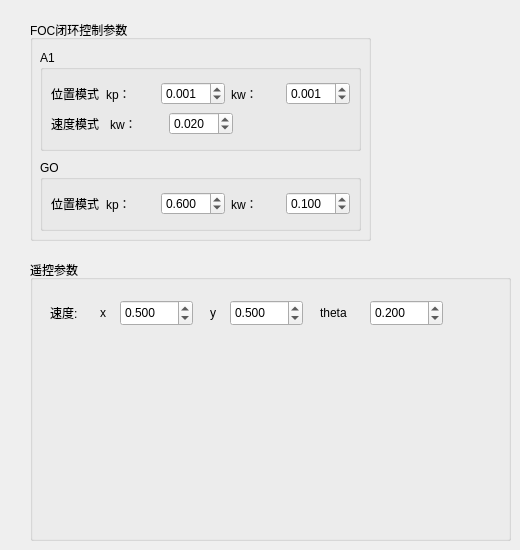
     <widget class="QWidget" name="tab_4">
      <attribute name="title">
       <string>底盘控制</string>
      </attribute>
      <widget class="QGroupBox" name="groupBox_13">
       <property name="geometry">
        <rect>
         <x>30</x>
         <y>20</y>
         <width>341</width>
         <height>221</height>
        </rect>
       </property>
       <property name="title">
        <string>FOC闭环控制参数</string>
       </property>
       <widget class="QGroupBox" name="groupBox_14">
        <property name="geometry">
         <rect>
          <x>10</x>
          <y>30</y>
          <width>321</width>
          <height>101</height>
         </rect>
        </property>
        <property name="title">
         <string>A1</string>
        </property>
        <widget class="QWidget" name="">
         <property name="geometry">
          <rect>
           <x>11</x>
           <y>30</y>
           <width>299</width>
           <height>28</height>
          </rect>
         </property>
         <layout class="QHBoxLayout" name="horizontalLayout_7">
          <item>
           <widget class="QLabel" name="label_3">
            <property name="text">
             <string>位置模式</string>
            </property>
           </widget>
          </item>
          <item>
           <widget class="QLabel" name="label">
            <property name="text">
             <string>kp：</string>
            </property>
           </widget>
          </item>
          <item>
           <widget class="QDoubleSpinBox" name="a1PosKp">
            <property name="decimals">
             <number>3</number>
            </property>
            <property name="maximum">
             <double>10.000000000000000</double>
            </property>
            <property name="singleStep">
             <double>0.001000000000000</double>
            </property>
            <property name="value">
             <double>0.001000000000000</double>
            </property>
           </widget>
          </item>
          <item>
           <widget class="QLabel" name="label_2">
            <property name="text">
             <string>kw：</string>
            </property>
           </widget>
          </item>
          <item>
           <widget class="QDoubleSpinBox" name="a1PosKw">
            <property name="decimals">
             <number>3</number>
            </property>
            <property name="maximum">
             <double>10.000000000000000</double>
            </property>
            <property name="singleStep">
             <double>0.001000000000000</double>
            </property>
            <property name="value">
             <double>0.001000000000000</double>
            </property>
           </widget>
          </item>
         </layout>
        </widget>
        <widget class="QWidget" name="">
         <property name="geometry">
          <rect>
           <x>11</x>
           <y>60</y>
           <width>182</width>
           <height>28</height>
          </rect>
         </property>
         <layout class="QHBoxLayout" name="horizontalLayout_8">
          <item>
           <widget class="QLabel" name="label_4">
            <property name="text">
             <string>速度模式</string>
            </property>
           </widget>
          </item>
          <item>
           <widget class="QLabel" name="label_6">
            <property name="text">
             <string>kw：</string>
            </property>
           </widget>
          </item>
          <item>
           <widget class="QDoubleSpinBox" name="a1VelKw">
            <property name="decimals">
             <number>3</number>
            </property>
            <property name="maximum">
             <double>10.000000000000000</double>
            </property>
            <property name="singleStep">
             <double>0.010000000000000</double>
            </property>
            <property name="value">
             <double>0.020000000000000</double>
            </property>
           </widget>
          </item>
         </layout>
        </widget>
       </widget>
       <widget class="QGroupBox" name="groupBox_15">
        <property name="geometry">
         <rect>
          <x>10</x>
          <y>140</y>
          <width>321</width>
          <height>71</height>
         </rect>
        </property>
        <property name="title">
         <string>GO</string>
        </property>
        <widget class="QWidget" name="">
         <property name="geometry">
          <rect>
           <x>11</x>
           <y>30</y>
           <width>299</width>
           <height>28</height>
          </rect>
         </property>
         <layout class="QHBoxLayout" name="horizontalLayout_9">
          <item>
           <widget class="QLabel" name="label_16">
            <property name="text">
             <string>位置模式</string>
            </property>
           </widget>
          </item>
          <item>
           <widget class="QLabel" name="label_17">
            <property name="text">
             <string>kp：</string>
            </property>
           </widget>
          </item>
          <item>
           <widget class="QDoubleSpinBox" name="goPosKp">
            <property name="decimals">
             <number>3</number>
            </property>
            <property name="maximum">
             <double>10.000000000000000</double>
            </property>
            <property name="singleStep">
             <double>0.010000000000000</double>
            </property>
            <property name="value">
             <double>0.600000000000000</double>
            </property>
           </widget>
          </item>
          <item>
           <widget class="QLabel" name="label_21">
            <property name="text">
             <string>kw：</string>
            </property>
           </widget>
          </item>
          <item>
           <widget class="QDoubleSpinBox" name="goPosKw">
            <property name="decimals">
             <number>3</number>
            </property>
            <property name="maximum">
             <double>10.000000000000000</double>
            </property>
            <property name="singleStep">
             <double>0.010000000000000</double>
            </property>
            <property name="value">
             <double>0.100000000000000</double>
            </property>
           </widget>
          </item>
         </layout>
        </widget>
       </widget>
      </widget>
      <widget class="QGroupBox" name="groupBox_16">
       <property name="geometry">
        <rect>
         <x>30</x>
         <y>260</y>
         <width>481</width>
         <height>281</height>
        </rect>
       </property>
       <property name="title">
        <string>遥控参数</string>
       </property>
       <widget class="QLabel" name="label_8">
        <property name="geometry">
         <rect>
          <x>20</x>
          <y>40</y>
          <width>41</width>
          <height>26</height>
         </rect>
        </property>
        <property name="text">
         <string>速度:</string>
        </property>
       </widget>
       <widget class="QLabel" name="label_9">
        <property name="geometry">
         <rect>
          <x>70</x>
          <y>40</y>
          <width>32</width>
          <height>26</height>
         </rect>
        </property>
        <property name="text">
         <string>x</string>
        </property>
       </widget>
       <widget class="QDoubleSpinBox" name="x_vel">
        <property name="geometry">
         <rect>
          <x>90</x>
          <y>40</y>
          <width>73</width>
          <height>26</height>
         </rect>
        </property>
        <property name="decimals">
         <number>3</number>
        </property>
        <property name="maximum">
         <double>2.000000000000000</double>
        </property>
        <property name="singleStep">
         <double>0.100000000000000</double>
        </property>
        <property name="value">
         <double>0.500000000000000</double>
        </property>
       </widget>
       <widget class="QLabel" name="label_10">
        <property name="geometry">
         <rect>
          <x>180</x>
          <y>40</y>
          <width>32</width>
          <height>26</height>
         </rect>
        </property>
        <property name="text">
         <string>y</string>
        </property>
       </widget>
       <widget class="QLabel" name="label_11">
        <property name="geometry">
         <rect>
          <x>290</x>
          <y>40</y>
          <width>41</width>
          <height>26</height>
         </rect>
        </property>
        <property name="text">
         <string>theta</string>
        </property>
       </widget>
       <widget class="QDoubleSpinBox" name="turn_vel">
        <property name="geometry">
         <rect>
          <x>340</x>
          <y>40</y>
          <width>73</width>
          <height>26</height>
         </rect>
        </property>
        <property name="decimals">
         <number>3</number>
        </property>
        <property name="maximum">
         <double>1.000000000000000</double>
        </property>
        <property name="singleStep">
         <double>0.100000000000000</double>
        </property>
        <property name="value">
         <double>0.200000000000000</double>
        </property>
       </widget>
       <widget class="QDoubleSpinBox" name="y_vel">
        <property name="geometry">
         <rect>
          <x>200</x>
          <y>40</y>
          <width>73</width>
          <height>26</height>
         </rect>
        </property>
        <property name="decimals">
         <number>3</number>
        </property>
        <property name="maximum">
         <double>2.000000000000000</double>
        </property>
        <property name="singleStep">
         <double>0.100000000000000</double>
        </property>
        <property name="value">
         <double>0.500000000000000</double>
        </property>
       </widget>
      </widget>
     </widget>
